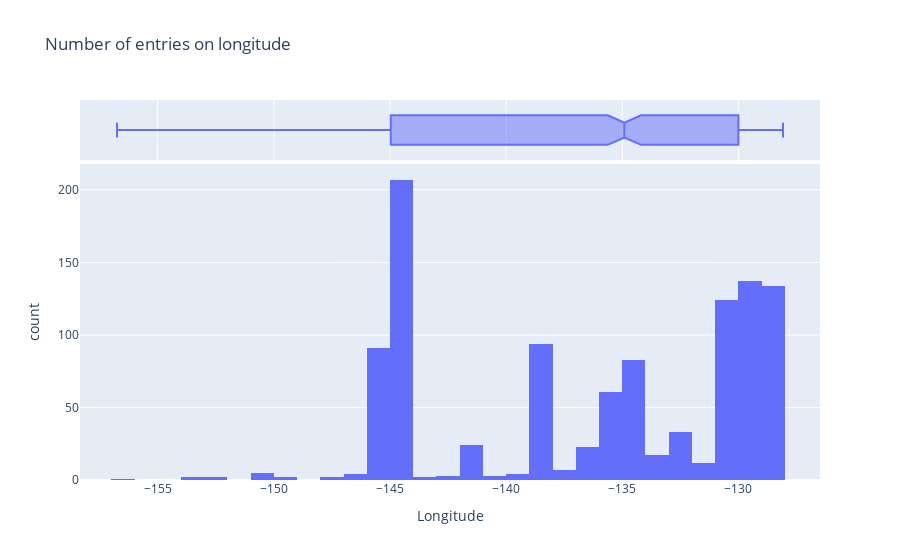

Here is the notebook cell this chart was saved with:
### Code cell
px.histogram(
    index,
    x="lon",
    title="Number of entries on longitude",
    labels=dict(
        lon="Longitude",
        count="Number of entries",
    ),
    marginal="box",
)

### Figure 1 — Plotly figure (JSON) as saved in the notebook; plotly's stock layout.template omitted (floating-point values rounded to 4 significant figures; data arrays with more than 128 entries replaced by an {"elided": "..."} marker saying what was removed)
{"data": [{"bingroup": "x", "hovertemplate": "Longitude=%{x}<br>count=%{y}<extra></extra>", "legendgroup": "", "marker": {"color": "#636efa", "pattern": {"shape": ""}}, "name": "", "orientation": "v", "showlegend": false, "type": "histogram", "x": {"elided": "1077 float values"}, "xaxis": "x", "yaxis": "y"}, {"hovertemplate": "Longitude=%{x}<extra></extra>", "legendgroup": "", "marker": {"color": "#636efa"}, "name": "", "notched": true, "showlegend": false, "type": "box", "x": {"elided": "1077 float values"}, "xaxis": "x2", "yaxis": "y2"}], "layout": {"barmode": "relative", "legend": {"tracegroupgap": 0}, "title": {"text": "Number of entries on longitude"}, "xaxis": {"anchor": "y", "domain": [0, 1], "title": {"text": "Longitude"}}, "xaxis2": {"anchor": "y2", "domain": [0, 1], "matches": "x", "showgrid": true, "showticklabels": false}, "yaxis": {"anchor": "x", "domain": [0, 0.8316], "title": {"text": "count"}}, "yaxis2": {"anchor": "x2", "domain": [0.8416, 1], "matches": "y2", "showgrid": false, "showline": false, "showticklabels": false, "ticks": ""}}}
